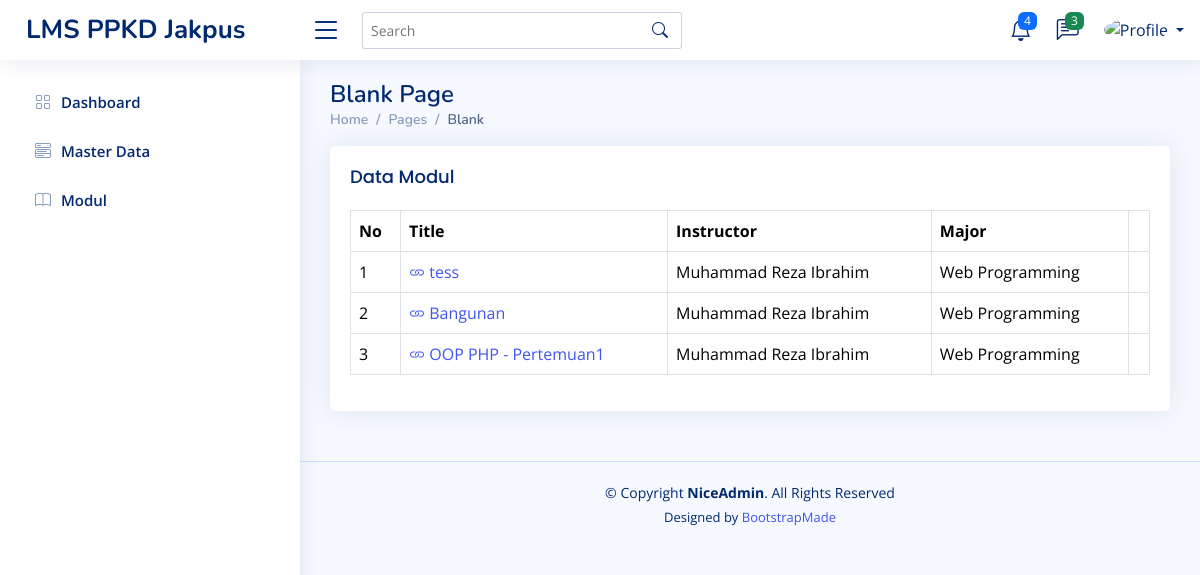
The page /home.php?page=moduls on the database its author committed.
### tables this page shows
CREATE TABLE `menus` (
  `id` int(11) NOT NULL,
  `parent_id` int(5) DEFAULT NULL,
  `name` varchar(50) NOT NULL,
  `icon` varchar(50) NOT NULL,
  `url` varchar(50) DEFAULT NULL,
  `urutan` int(5) DEFAULT NULL,
  `created_at` timestamp NOT NULL DEFAULT current_timestamp(),
  `updated_at` timestamp NULL DEFAULT NULL ON UPDATE current_timestamp()
);

CREATE TABLE `moduls` (
  `id` int(11) NOT NULL,
  `id_major` int(11) NOT NULL,
  `id_instructor` int(11) NOT NULL,
  `name` varchar(100) NOT NULL,
  `created_at` timestamp NOT NULL DEFAULT current_timestamp(),
  `updated_at` timestamp NULL DEFAULT NULL ON UPDATE current_timestamp()
);

CREATE TABLE `instructors` (
  `id` int(11) NOT NULL,
  `id_role` int(11) NOT NULL,
  `name` varchar(50) NOT NULL,
  `gender` tinyint(1) NOT NULL,
  `education` varchar(30) NOT NULL,
  `phone` varchar(15) NOT NULL,
  `email` varchar(50) NOT NULL,
  `password` varchar(100) NOT NULL,
  `address` text NOT NULL,
  `created_at` timestamp NOT NULL DEFAULT current_timestamp(),
  `updated_at` timestamp NULL DEFAULT NULL ON UPDATE current_timestamp()
);

CREATE TABLE `majors` (
  `id` int(11) NOT NULL,
  `name` varchar(50) NOT NULL,
  `created_at` timestamp NOT NULL DEFAULT current_timestamp() ON UPDATE current_timestamp(),
  `updated_at` timestamp NULL DEFAULT NULL ON UPDATE current_timestamp()
);

### content/moduls.php (the view, shortened to what this page needs)
<?php
$query = mysqli_query($config, "SELECT majors.name as major_name,
instructors.name as instructor_name, moduls.*
FROM moduls
LEFT JOIN majors ON majors.id = moduls.id_major
LEFT JOIN instructors ON instructors.id = moduls.id_instructor
$where
ORDER BY moduls.id DESC");
$rows = mysqli_fetch_all($query, MYSQLI_ASSOC);
?>
<div class="row">
    <div class="col-12">
        <div class="card">
            <div class="card-body">
                <h5 class="card-title">Data Modul</h5>
                <div class="table-responsive">
                    <table class="table table-bordered">
                        <thead>
                            <tr>
                                <th>No</th>
                                <th>Title</th>
                                <th>Instructor</th>
                                <th>Major</th>
                                <th></th>
                            </tr>
                        </thead>
                        <tbody>
                            <?php foreach ($rows as $index => $row): ?>
                                <tr>
                                    <td><?php echo $index += 1; ?></td>
                                    <td><a href="?page=tambah-modul&detail=<?php echo $row['id'] ?>">
                                            <i class="bi bi-link"></i>
                                            <?php echo $row['name'] ?>
                                        </a>
                                    </td>
                                    <td><?php echo $row['instructor_name'] ?></td>
                                    <td><?php echo $row['major_name'] ?></td>
                                    <td>
                                    </td>
                                </tr>
                            <?php endforeach ?>
                        </tbody>
                    </table>
                </div>
            </div>
        </div>
    </div>
</div>

### home.php (shortened to what this page needs)
<?php
include 'config/koneksi.php';
?>
<!DOCTYPE html>
<html lang="en">
<head>
    <link href="assets/vendor/bootstrap/css/bootstrap.min.css" rel="stylesheet">
    <link href="assets/vendor/bootstrap-icons/bootstrap-icons.css" rel="stylesheet">
    <link href="assets/vendor/boxicons/css/boxicons.min.css" rel="stylesheet">
    <link href="assets/vendor/quill/quill.snow.css" rel="stylesheet">
    <link href="assets/vendor/quill/quill.bubble.css" rel="stylesheet">
    <link href="assets/vendor/remixicon/remixicon.css" rel="stylesheet">
    <link href="assets/vendor/simple-datatables/style.css" rel="stylesheet">
    <link href="assets/css/style.css" rel="stylesheet">
</head>
<body>
    <?php include 'inc/header.php' ?>
    <?php include 'inc/sidebar.php' ?>
    <main id="main" class="main">
        <div class="pagetitle">
            <h1>Blank Page</h1>
            <nav>
                <ol class="breadcrumb">
                    <li class="breadcrumb-item"><a href="index.html">Home</a></li>
                    <li class="breadcrumb-item">Pages</li>
                    <li class="breadcrumb-item active">Blank</li>
                </ol>
            </nav>
        </div>
        <section class="section">
            <?php
            if (isset($_GET['page'])) {
                if (file_exists("content/" . $_GET['page'] . ".php")) {
                    include('content/' . $_GET['page'] . ".php");
                } else {
                    include "content/notfound.php";
                }
            } else {
                include 'content/dashboard.php';
            }
            ?>
        </section>
    </main>
    <footer id="footer" class="footer">
        <div class="copyright">
            &copy; Copyright <strong><span>NiceAdmin</span></strong>. All Rights Reserved
        </div>
        <div class="credits">
            Designed by <a href="https://bootstrapmade.com/">BootstrapMade</a>
        </div>
    </footer>
</body>
</html>

### inc/header.php (shortened to what this page needs)
<?php
$name = isset($_SESSION['NAME']) ? $_SESSION['NAME'] : '';
?>
<header id="header" class="header fixed-top d-flex align-items-center">
    <div class="d-flex align-items-center justify-content-between">
        <a href="index.html" class="logo d-flex align-items-center">
            <span class="d-none d-lg-block">LMS PPKD Jakpus</span>
        </a>
        <i class="bi bi-list toggle-sidebar-btn"></i>
    </div>
    <div class="search-bar">
        <form class="search-form d-flex align-items-center" method="POST" action="#">
            <input type="text" name="query" placeholder="Search" title="Enter search keyword">
            <button type="submit" title="Search"><i class="bi bi-search"></i></button>
        </form>
    </div>
    <nav class="header-nav ms-auto">
        <ul class="d-flex align-items-center">
            <li class="nav-item dropdown">
                <a class="nav-link nav-icon" href="#" data-bs-toggle="dropdown">
                    <i class="bi bi-bell"></i>
                    <span class="badge bg-primary badge-number">4</span>
                </a>
            </li>
            <li class="nav-item dropdown">
                <a class="nav-link nav-icon" href="#" data-bs-toggle="dropdown">
                    <i class="bi bi-chat-left-text"></i>
                    <span class="badge bg-success badge-number">3</span>
                </a>
            </li>
            <li class="nav-item dropdown pe-3">
                <a class="nav-link nav-profile d-flex align-items-center pe-0" href="#" data-bs-toggle="dropdown">
                    <img src="assets/img/profile-img.jpg" alt="Profile" class="rounded-circle">
                    <span class="d-none d-md-block dropdown-toggle ps-2"><?php echo $name ?></span>
                </a>
            </li>
        </ul>
    </nav>
</header>

### inc/sidebar.php
<?php
$id_user = isset($_SESSION['ID_USER']) ? $_SESSION['ID_USER'] : '';
$queryMainMenu = mysqli_query(
    $config,
    "SELECT DISTINCT menus.* FROM menus
    JOIN menu_roles ON menus.id = menu_roles.id_menu
    JOIN user_roles ON user_roles.id_role = menu_roles.id_roles
    WHERE user_roles.id_user = '$id_user'
    AND parent_id = 0 OR parent_id = ''
    ORDER BY urutan ASC"
);
$rowMainMenu = mysqli_fetch_all($queryMainMenu, MYSQLI_ASSOC);
?>
<aside id="sidebar" class="sidebar">
    <ul class="sidebar-nav" id="sidebar-nav">
        <?php foreach ($rowMainMenu as $mainMenu): ?>
            <?php
            $id_menu = $mainMenu['id'];
            $querySubMenu = mysqli_query(
                $config,
                "SELECT DISTINCT menus.* FROM
                menus
                JOIN menu_roles ON menus.id = menu_roles.id_menu
                JOIN user_roles ON user_roles.id_role = menu_roles.id_roles
                WHERE user_roles.id_user = '$id_user' AND
                parent_id ='$id_menu' ORDER BY urutan ASC"
            );
            ?>
            <?php if (mysqli_num_rows($querySubMenu) > 0): ?>
                <li class="nav-item">
                    <a class="nav-link collapsed" data-bs-target="#menu-<?php echo $mainMenu['id'] ?>" data-bs-toggle="collapse" href="#">
                        <i class="<?php echo $mainMenu['icon'] ?>"></i><span><?php echo $mainMenu['name'] ?></span><i class="bi bi-chevron-down ms-auto"></i>
                    </a>
                    <ul id="menu-<?php echo $mainMenu['id'] ?>" class="nav-content collapse " data-bs-parent="#sidebar-nav">
                        <?php while ($rowSubMenu = mysqli_fetch_assoc($querySubMenu)): ?>
                            <li>
                                <a href="?page=<?php echo $rowSubMenu['url'] ?>">
                                    <i class="<?php echo $rowSubMenu['icon'] ?>"></i><span><?php echo $rowSubMenu['name'] ?></span>
                                </a>
                            </li>
                        <?php endwhile ?>
                    </ul>
                </li>
            <?php elseif (!empty($mainMenu['url'])): ?>
                <li class="nav-item">
                    <a class="nav-link collapsed" href="<?php echo $mainMenu['url'] ?>">
                        <i class="<?php echo $mainMenu['icon'] ?>"></i>
                        <span><?php echo $mainMenu['name'] ?></span>
                    </a>
                </li>
            <?php else: ?>
                <li class="nav-item">
                    <a class="nav-link collapsed" href="<?php echo $mainMenu['url'] ?>">
                        <i class="<?php echo $mainMenu['icon'] ?>"></i>
                        <span><?php echo $mainMenu['name'] ?></span>
                    </a>
                </li>
            <?php endif ?>
        <?php endforeach ?>
    </ul>
</aside>

### assets/css/style.css (style rules this page uses)
:root { scroll-behavior: smooth; }
body { font-family: "Open Sans", sans-serif; background: #f6f9ff; color: #444444; }
a { color: #4154f1; text-decoration: none; }
h1, h2, h3, h4, h5, h6 { font-family: "Nunito", sans-serif; }
#main { margin-top: 60px; padding: 20px 30px; transition: all 0.3s; }
.pagetitle { margin-bottom: 10px; }
.pagetitle h1 { font-size: 24px; margin-bottom: 0; font-weight: 600; color: #012970; }
.card { margin-bottom: 30px; border: none; border-radius: 5px; box-shadow: 0px 0 30px rgba(1, 41, 112, 0.1); }
.card-title { padding: 20px 0 15px 0; font-size: 18px; font-weight: 500; color: #012970; font-family: "Poppins", sans-serif; }
.card-body { padding: 0 20px 20px 20px; }
.breadcrumb { font-size: 14px; font-family: "Nunito", sans-serif; color: #899bbd; font-weight: 600; }
.breadcrumb a { color: #899bbd; transition: 0.3s; }
.breadcrumb .breadcrumb-item::before { color: #899bbd; }
.breadcrumb .active { color: #51678f; font-weight: 600; }
.logo { line-height: 1; }
@media (min-width: 1200px) { .logo { width: 280px; } }
.logo span { font-size: 26px; font-weight: 700; color: #012970; font-family: "Nunito", sans-serif; }
.header { transition: all 0.5s; z-index: 997; height: 60px; box-shadow: 0px 2px 20px rgba(1, 41, 112, 0.1); background-color: #fff; padding-left: 20px; }
.header .toggle-sidebar-btn { font-size: 32px; padding-left: 10px; cursor: pointer; color: #012970; }
.header .search-bar { min-width: 360px; padding: 0 20px; }
.header .search-form { width: 100%; }
.header .search-form input { border: 0; font-size: 14px; color: #012970; border: 1px solid rgba(1, 41, 112, 0.2); padding: 7px 38px 7px 8px; border-radius: 3px; transition: 0.3s; width: 100%; }
.header .search-form button { border: 0; padding: 0; margin-left: -30px; background: none; }
.header .search-form button i { color: #012970; }
.header-nav ul { list-style: none; }
.header-nav>ul { margin: 0; padding: 0; }
.header-nav .nav-icon { font-size: 22px; color: #012970; margin-right: 25px; position: relative; }
.header-nav .nav-profile { color: #012970; }
.header-nav .nav-profile img { max-height: 36px; }
.header-nav .nav-profile span { font-size: 14px; font-weight: 600; }
.header-nav .badge-number { position: absolute; inset: -2px -5px auto auto; font-weight: normal; font-size: 12px; padding: 3px 6px; }
.sidebar { position: fixed; top: 60px; left: 0; bottom: 0; width: 300px; z-index: 996; transition: all 0.3s; padding: 20px; overflow-y: auto; scrollbar-width: thin; scrollbar-color: #aab7cf transparent; box-shadow: 0px 0px 20px rgba(1, 41, 112, 0.1); background-color: #fff; }
@media (min-width: 1200px) { #main, #footer { margin-left: 300px; } }
.sidebar-nav { padding: 0; margin: 0; list-style: none; }
.sidebar-nav li { padding: 0; margin: 0; list-style: none; }
.sidebar-nav .nav-item { margin-bottom: 5px; }
.sidebar-nav .nav-link { display: flex; align-items: center; font-size: 15px; font-weight: 600; color: #4154f1; transition: 0.3; background: #f6f9ff; padding: 10px 15px; border-radius: 4px; }
.sidebar-nav .nav-link i { font-size: 16px; margin-right: 10px; color: #4154f1; }
.sidebar-nav .nav-link.collapsed { color: #012970; background: #fff; }
.sidebar-nav .nav-link.collapsed i { color: #899bbd; }
.footer { padding: 20px 0; font-size: 14px; transition: all 0.3s; border-top: 1px solid #cddfff; }
.footer .copyright { text-align: center; color: #012970; }
.footer .credits { padding-top: 5px; text-align: center; font-size: 13px; color: #012970; }

### rows shown on the page
menus: name "Dashboard"
menus: name "Master Data"
menus: name "Modul"
moduls: index "1", name "tess", id_instructor.name "Muhammad Reza Ibrahim", id_major.name "Web Programming"
moduls: index "2", name "Bangunan", id_instructor.name "Muhammad Reza Ibrahim", id_major.name "Web Programming"
moduls: index "3", name "OOP PHP - Pertemuan1", id_instructor.name "Muhammad Reza Ibrahim", id_major.name "Web Programming"
